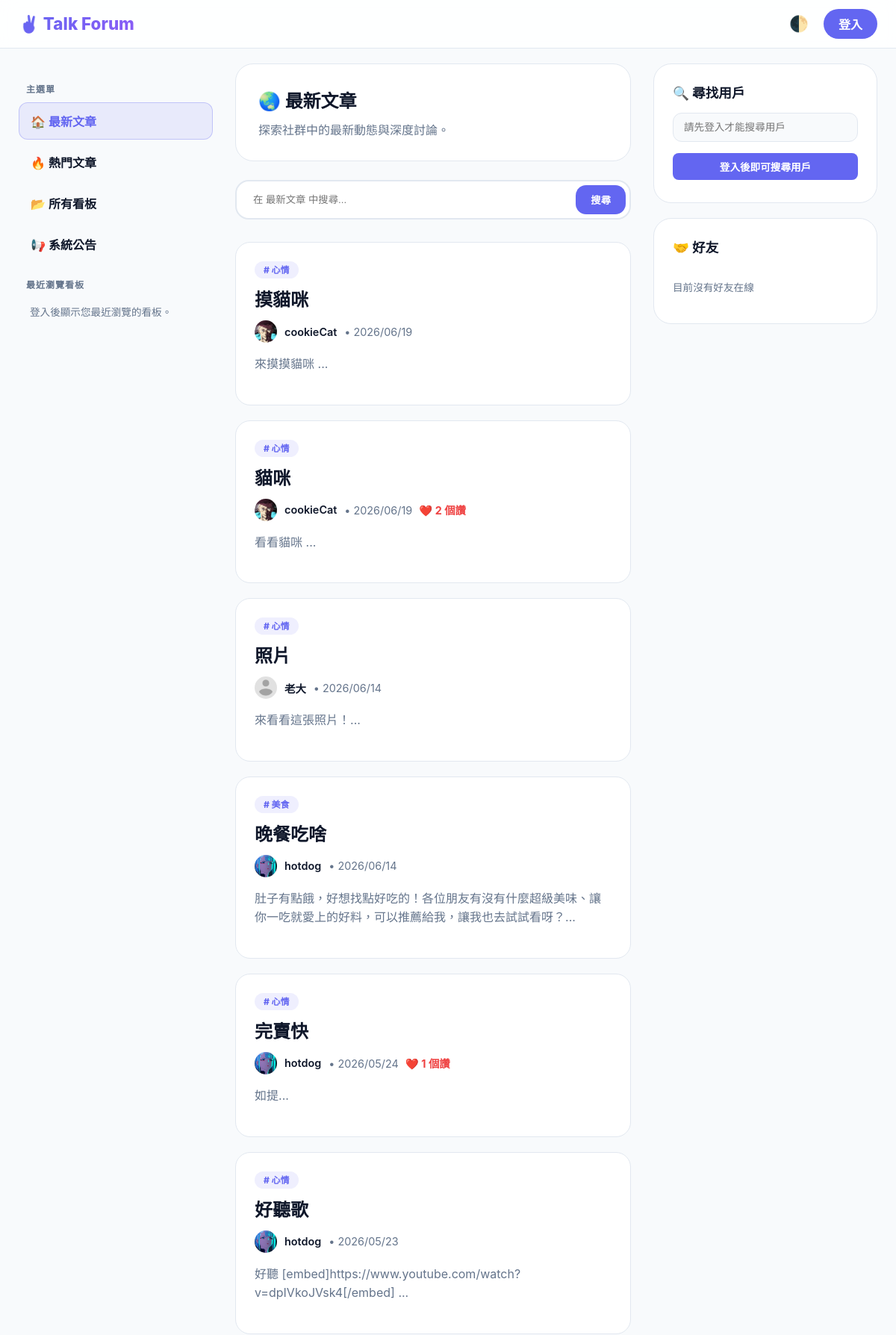
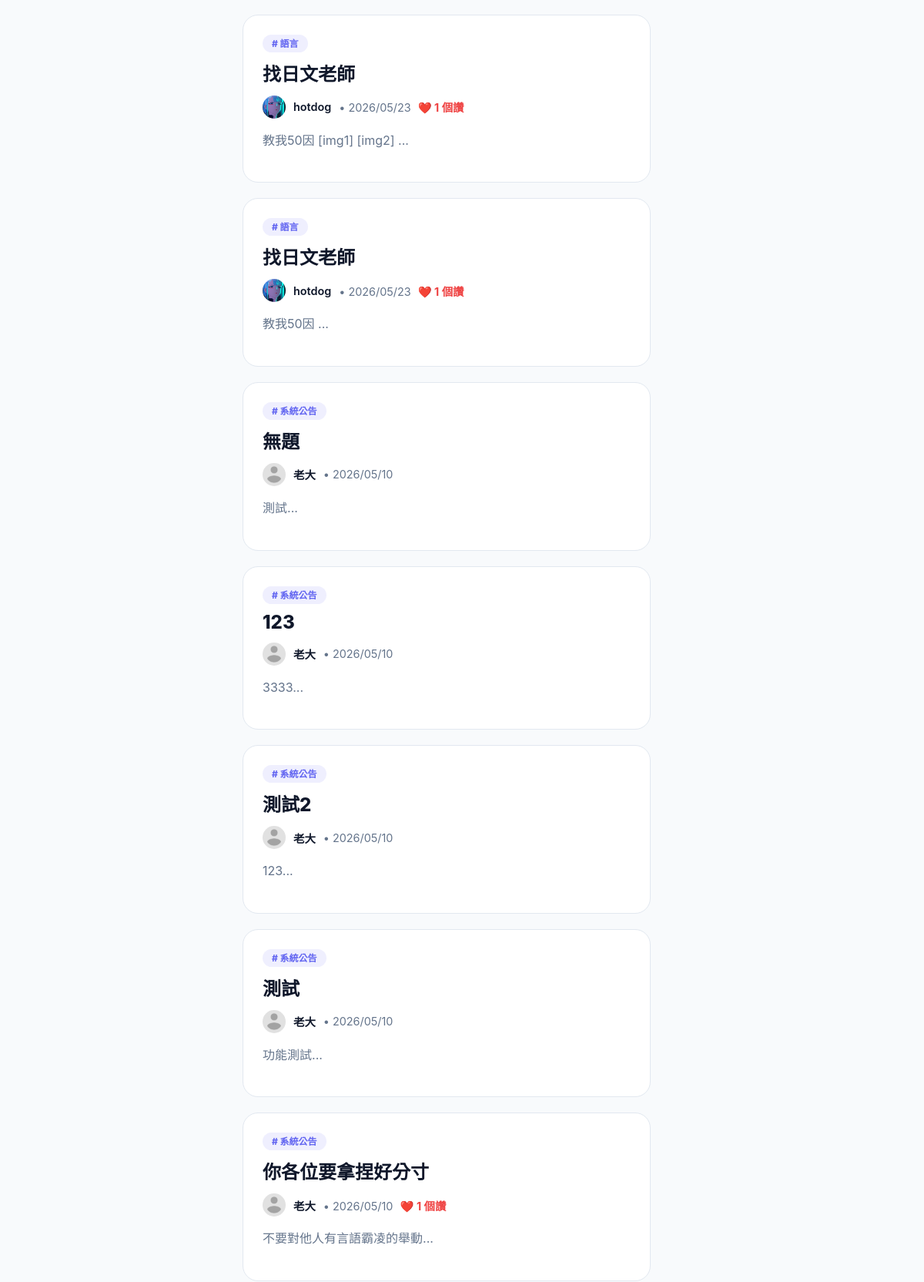
The page / (upper part) on the database its author committed (2 pictures, top to bottom).
### tables this page shows
CREATE TABLE `posts` (
  `id` int(11) NOT NULL,
  `title` varchar(255) NOT NULL,
  `content` text NOT NULL,
  `user_id` int(11) NOT NULL,
  `category_id` int(11) NOT NULL,
  `created_at` datetime NOT NULL DEFAULT current_timestamp(),
  `post_img` varchar(255) DEFAULT NULL
);

CREATE TABLE `categories` (
  `id` int(11) NOT NULL,
  `name` varchar(50) NOT NULL,
  `description` text DEFAULT NULL
);

CREATE TABLE `users` (
  `id` int(11) NOT NULL,
  `username` varchar(50) NOT NULL,
  `password` varchar(255) NOT NULL,
  `role` tinyint(1) NOT NULL DEFAULT 0,
  `email` varchar(100) NOT NULL,
  `created_at` datetime NOT NULL DEFAULT current_timestamp(),
  `bio` text DEFAULT NULL,
  `age` int(11) DEFAULT NULL,
  `gender` varchar(50) DEFAULT NULL,
  `interests` varchar(255) DEFAULT NULL,
  `location` varchar(255) DEFAULT NULL,
  `profile_img` varchar(255) DEFAULT 'default_avatar.png',
  `last_announcement_view` datetime DEFAULT '1970-01-01 00:00:00',
  `banner_img` varchar(255) DEFAULT NULL,
  `reset_token` varchar(255) DEFAULT NULL,
  `reset_expiry` datetime DEFAULT NULL
);

### index.php (the view, shortened to what the rows shown need)
<?php
require_once "includes/dbh.inc.php";
$searchTerm = isset($_GET['search']) ? trim($_GET['search']) : '';
$catID = isset($_GET['category']) ? $_GET['category'] : '';
$viewFriendsActivity = isset($_GET['view']) && $_GET['view'] === 'friends_activity';
$viewHistory = isset($_GET['view']) && $_GET['view'] === 'history';
$viewHot = isset($_GET['view']) && $_GET['view'] === 'hot';
$viewCategories = isset($_GET['view']) && $_GET['view'] === 'categories';
$currentCatName = "最新文章";
try {
    $cat_query = $pdo->query("SELECT * FROM categories ORDER BY id ASC");
    $all_categories = $cat_query->fetchAll();
    $friend_ids = [];
    if ($viewCategories) {
        $currentCatName = "所有看板";
        $currentCatDesc = "探索社群中的所有看板分類與主題。";
        $posts = [];
        $activities = [];
    } else {
        if ($viewHot) {
            $currentCatName = "熱門文章";
            $currentCatDesc = "大家都在看！社群中按讚討論度最高的熱門文章。";
            $sql = "SELECT posts.*, users.username, users.profile_img, categories.name AS cat_name,
                    (SELECT COUNT(*) FROM likes WHERE likes.post_id = posts.id) AS like_count
                    FROM posts
                    JOIN users ON posts.user_id = users.id
                    JOIN categories ON posts.category_id = categories.id
                    WHERE 1=1";
            if ($searchTerm !== '') $sql .= " AND (posts.title LIKE :search OR posts.content LIKE :search)";
            if ($catID !== '') $sql .= " AND posts.category_id = :catID";
            $sql .= " ORDER BY like_count DESC, posts.created_at DESC";
        } else {
            $sql = "SELECT posts.*, users.username, users.profile_img, categories.name AS cat_name,
                    (SELECT COUNT(*) FROM likes WHERE likes.post_id = posts.id) AS like_count
                    FROM posts
                    JOIN users ON posts.user_id = users.id
                    JOIN categories ON posts.category_id = categories.id
                    WHERE 1=1";
            $sql .= " ORDER BY posts.created_at DESC";
        }
        $stmt = $pdo->prepare($sql);
        $stmt->execute();
        $posts = $stmt->fetchAll();
    }
    if ($viewFriendsActivity) {
        $currentCatIcon = "✨ ";
    } elseif ($viewHistory) {
        $currentCatIcon = "🕒 ";
    } elseif ($viewHot) {
        $currentCatIcon = "🔥 ";
    } elseif ($viewCategories) {
        $currentCatIcon = "📂 ";
    } elseif ($catID === '') {
        $currentCatIcon = "🌏 ";
    } else {
        $currentCatIcon = ($currentCatName === '系統公告') ? "📢 " : "📂 ";
    }
} catch (PDOException $e) {
    die("資料讀取失敗: " . $e->getMessage());
}
?>
<!DOCTYPE html>
<html lang="zh-TW">
<head>
</head>
<body data-theme="light">
<header>
    <div class="nav-container">
        <a href="index.php" class="logo" style="text-decoration:none"><h1>✌️ Talk Forum</h1></a>
    </div>
</header>
<div class="main-wrapper">
    <main>
        <div class="category-header">
            <h2 style="margin:0;"><?= $currentCatIcon ?><?= htmlspecialchars($currentCatName) ?></h2>
        </div>
        <?php if ($viewCategories): ?>
            <div class="category-list-container">
                <?php foreach ($all_categories as $cat): ?>
                    <a href="index.php?category=<?= $cat['id'] ?>" class="category-list-card">
                        <div class="category-card-title">
                            <span class="category-card-prefix"><?= ($cat['name'] == '系統公告') ? '📢' : '#' ?></span>
                            <span><?= htmlspecialchars($cat['name']) ?></span>
                        </div>
                        <div class="category-card-arrow">➔</div>
                    </a>
                <?php endforeach; ?>
            </div>
        <?php else: ?>
            <?php if (count($posts) > 0): ?>
                <?php foreach ($posts as $post): ?>
                    <article class="post-card">
                        <span style="background:var(--accent-soft); color:var(--accent-color); font-size:0.75rem; font-weight:800; padding:4px 12px; border-radius:50px;"># <?= htmlspecialchars($post['cat_name']) ?></span>
                        <h2 style="margin:12px 0;"><a href="view_post.php?id=<?= $post['id'] ?>" style="text-decoration:none; color:var(--text-color); font-weight:800;"><?= htmlspecialchars($post['title']) ?></a></h2>
                        <div style="display:flex; align-items:center; gap:10px; margin-bottom:15px; font-size:0.9rem;">
                            <img src="<?= !empty($post['profile_img']) ? "uploads/users_profile_img/".$post['profile_img'] : "uploads/default_avatar.png" ?>" style="width:30px; height:30px; border-radius:50%; object-fit:cover;">
                            <span style="font-weight:600;"><?= htmlspecialchars($post['username']) ?></span>
                            <span style="color:var(--text-muted);">
                                • <?= date('Y/m/d', strtotime($post['created_at'])) ?>
                                <?php if (isset($post['like_count']) && $post['like_count'] > 0): ?>
                                    <span style="color:var(--danger-color); font-weight: 700; margin-left: 5px;">❤️ <?= $post['like_count'] ?> 個讚</span>
                                <?php endif; ?>
                            </span>
                        </div>
                        <p style="color:var(--text-muted); line-height:1.6;"><?= htmlspecialchars(mb_substr(strip_tags($post['content']), 0, 110)) ?>...</p>
                    </article>
                <?php endforeach; ?>
            <?php else: ?>
                <div class="post-card" style="text-align: center; padding: 50px;">
                    <p style="color:var(--text-muted);"><?= $viewHistory ? "目前沒有任何瀏覽紀錄。" : "目前沒有文章。" ?></p>
                </div>
            <?php endif; ?>
        <?php endif; ?>
    </main>
</div>
</body>
</html>

### rows shown on the page
posts: category.name "心情", title "摸貓咪", user.profile_img (picture), user.username "cookieCat", created_at "2026/06/19", content "來摸摸貓咪"
posts: category.name "心情", title "貓咪", user.profile_img (picture), user.username "cookieCat", created_at "2026/06/19", like_count "2", content "看看貓咪"
posts: category.name "心情", title "照片", user.profile_img (placeholder picture), user.username "老大", created_at "2026/06/14", content "來看看這張照片！"
posts: category.name "美食", title "晚餐吃啥", user.profile_img (picture), user.username "hotdog", created_at "2026/06/14", content "肚子有點餓，好想找點好吃的！各位朋友有沒有什麼超級美味、讓你一吃就愛上的好料，可以推薦給我，讓我也去試試看呀？"
posts: category.name "心情", title "完賣快", user.profile_img (picture), user.username "hotdog", created_at "2026/05/24", like_count "1", content "如提"
posts: category.name "心情", title "好聽歌", user.profile_img (picture), user.username "hotdog", created_at "2026/05/23", content "好聽 [embed]https://www.youtube.com/watch?v=dpIVkoJVsk4[/embed]"
posts: category.name "語言", title "找日文老師", user.profile_img (picture), user.username "hotdog", created_at "2026/05/23", like_count "1", content "教我50因 [img1] [img2]"
posts: category.name "語言", title "找日文老師", user.profile_img (picture), user.username "hotdog", created_at "2026/05/23", like_count "1", content "教我50因"
posts: category.name "系統公告", title "無題", user.profile_img (placeholder picture), user.username "老大", created_at "2026/05/10", content "測試"
posts: category.name "系統公告", title "123", user.profile_img (placeholder picture), user.username "老大", created_at "2026/05/10", content "3333"
posts: category.name "系統公告", title "測試2", user.profile_img (placeholder picture), user.username "老大", created_at "2026/05/10", content "123"
posts: category.name "系統公告", title "測試", user.profile_img (placeholder picture), user.username "老大", created_at "2026/05/10", content "功能測試"
posts: category.name "系統公告", title "你各位要拿捏好分寸", user.profile_img (placeholder picture), user.username "老大", created_at "2026/05/10", like_count "1", content "不要對他人有言語霸凌的舉動"

### other values the page prints
$currentCatIcon "🌏"
$currentCatName "最新文章"
$currentCatDesc "探索社群中的最新動態與深度討論。"
